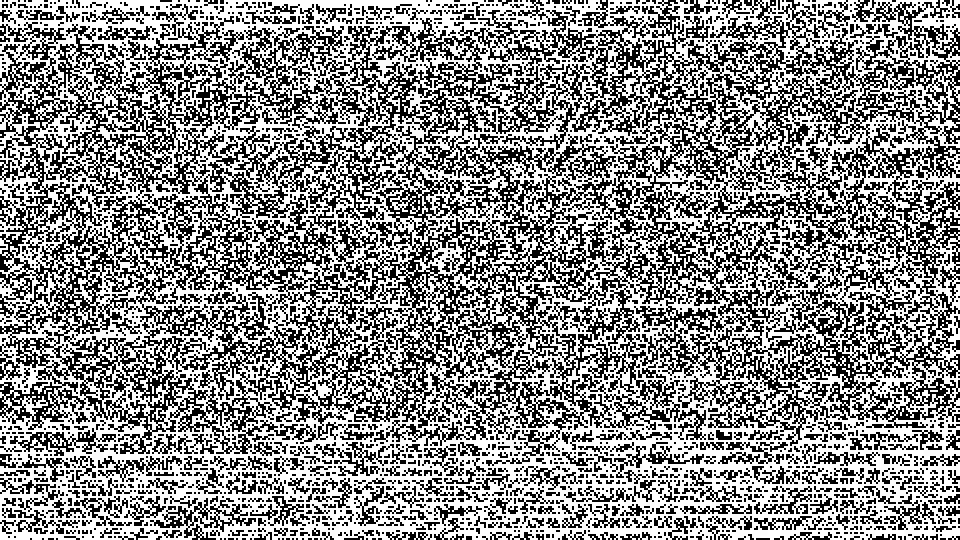
#> input picture frame 0 of glitch_archive/secret.mp4, 1920 x 1080 px (shown at 1/2 size)
$ python extract_frames.py
#> lines starting #> are read from the running program, lines starting #| are printed output that depends on the picture
#!/usr/bin/env python3
import cv2
import numpy as np
import sys
import os

def extract_frames_from_video(video_path):
    """Extract all frames from video and analyze them for hidden data"""
#> called with video_path = 'secret.mp4'

    if not os.path.exists(video_path):
        print(f"Error: Video file {video_path} not found")
        return

    # Open video
    cap = cv2.VideoCapture(video_path)

    if not cap.isOpened():
        print("Error: Could not open video")
        return

    frame_count = int(cap.get(cv2.CAP_PROP_FRAME_COUNT))
    fps = cap.get(cv2.CAP_PROP_FPS)
    width = int(cap.get(cv2.CAP_PROP_FRAME_WIDTH))
    height = int(cap.get(cv2.CAP_PROP_FRAME_HEIGHT))

    print(f"Video Info:")
    print(f"  Frames: {frame_count}")
    print(f"  FPS: {fps}")
    print(f"  Resolution: {width}x{height}")
    print(f"  Duration: {frame_count/fps:.2f} seconds")
    print()

    frames = []
    frame_num = 0

    while True:
        ret, frame = cap.read()
#> frame is the input picture: shape (1080, 1920, 3); min 0, max 255, mean 139.1
        if not ret:
            break

        frames.append(frame)
        print(f"Extracted frame {frame_num + 1}/{frame_count}")
        frame_num += 1

    cap.release()

    # Analyze frames for patterns
    print(f"\nAnalyzing {len(frames)} frames...")
#> (printed output is left out)

    # Convert frames to analyze pixel patterns
    binary_data = []

    for i, frame in enumerate(frames):
        # Convert to grayscale for easier analysis
        gray = cv2.cvtColor(frame, cv2.COLOR_BGR2GRAY)

        # Analyze pixel patterns - look for binary encoding
        # Check if frame has patterns that could represent binary data
        height, width = gray.shape

        # Extract data from specific regions or patterns
        # This is where we'll look for the hidden file data

        # For now, let's extract the raw pixel data
        frame_data = gray.flatten()
        binary_data.extend(frame_data)

        print(f"Frame {i}: {width}x{height}, data size: {len(frame_data)} bytes")
#> this loop made 2 passes
#> (height, width) on passes 1 to 2: (1080, 1920), (1080, 1920)
#| Frame 0: 1920x1080, data size: 2073600 bytes
#| Frame 1: 1920x1080, data size: 2073600 bytes
#> pass 2, in extract_frames_from_video, `gray = cv2.cvtColor(frame, cv2.COLOR_BGR2GRAY)`:
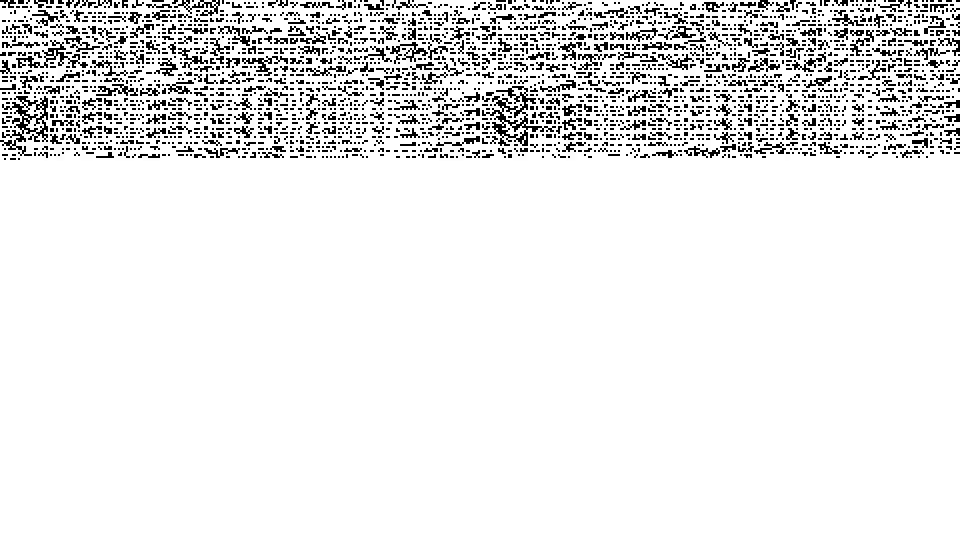
#> gray: shape (1080, 1920) (shown at 1/2 size); min 0, max 255, mean 232.7
#> after the loop, binary_data = 4147200 items

    # Try to find file signatures in the binary data
    print(f"\nTotal binary data collected: {len(binary_data)} bytes")
#| Total binary data collected: 4147200 bytes

    # Look for common file signatures
    signatures = {
        b'PK': 'ZIP/Office file',
        b'\x89PNG': 'PNG image',
        b'\xFF\xD8\xFF': 'JPEG image',
        b'GIF8': 'GIF image',
        b'%PDF': 'PDF file',
        b'\x50\x4B\x03\x04': 'ZIP file',
        b'RIFF': 'WAV/AVI file',
        b'\x1F\x8B': 'GZIP file'
    }

    binary_bytes = bytes(binary_data)

    print("\nSearching for file signatures...")
    for sig, desc in signatures.items():
        pos = binary_bytes.find(sig)
        if pos != -1:
            print(f"Found {desc} signature at position {pos}")

    # Save frames for manual inspection
    os.makedirs("frames", exist_ok=True)
    for i, frame in enumerate(frames):
        cv2.imwrite(f"frames/frame_{i:03d}.png", frame)
#> this loop made 2 passes

    print(f"\nFrames saved to 'frames/' directory")

    return frames, binary_data

if __name__ == "__main__":
    video_file = "secret.mp4"
    extract_frames_from_video(video_file)
